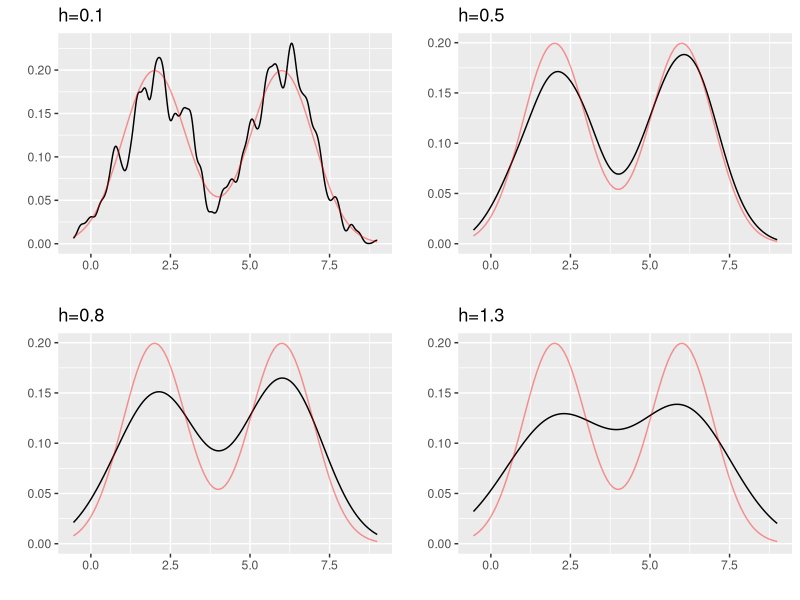

Here is the R script that generated this plot:
## ---- chunk 1
library(ggplot2)
library(gridExtra)

f=function(x){0.5*dnorm(x,mean=2)+0.5*dnorm(x,mean=6)}
sim=function(n){
X=rnorm(n,2,1)
Y=rnorm(n,6,1)
ber=rbinom(n=n,size=1,prob=0.5)
return(ber*X+(1-ber)*Y)}
Z=sim(1000)
## ---- chunk 2
p<-ggplot(data.frame(x=Z),aes(x))+labs(x="",y="")
p1<-p+geom_density(bw=0.1)+stat_function(fun=f,col='red',alpha=0.4)+ggtitle("h=0.1")
p2<-p+geom_density(bw=0.5)+stat_function(fun=f,col='red',alpha=0.4)+ggtitle("h=0.5")
p3<-p+geom_density(bw=0.8)+stat_function(fun=f,col='red',alpha=0.4)+ggtitle("h=0.8")
p4<-p+geom_density(bw=1.2)+stat_function(fun=f,col='red',alpha=0.4)+ggtitle("h=1.3")
grid.arrange(p1,p2,p3,p4,nrow=2,ncol=2)
